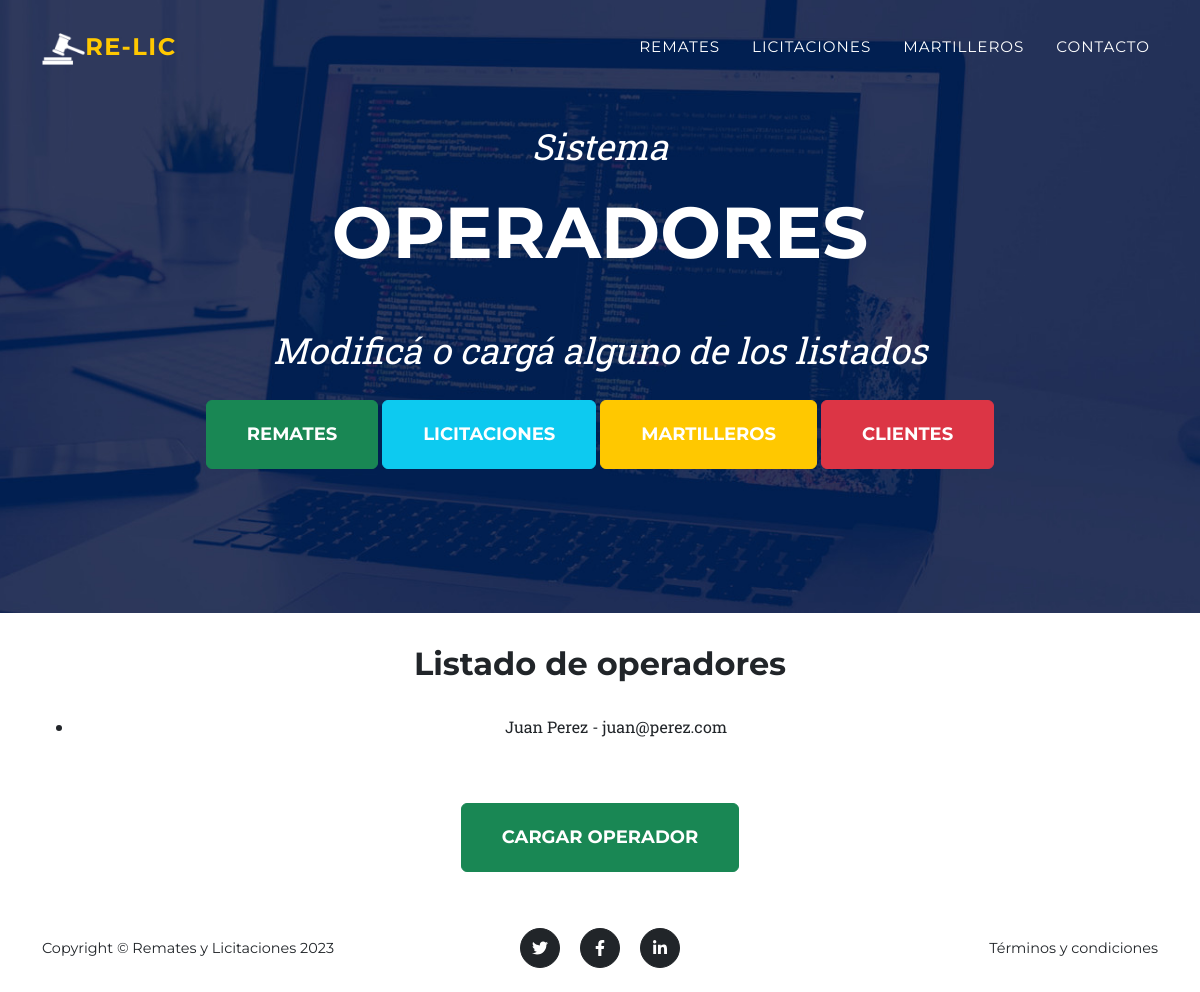
Page /Publicaciones/operadores/ on the earlier database version.
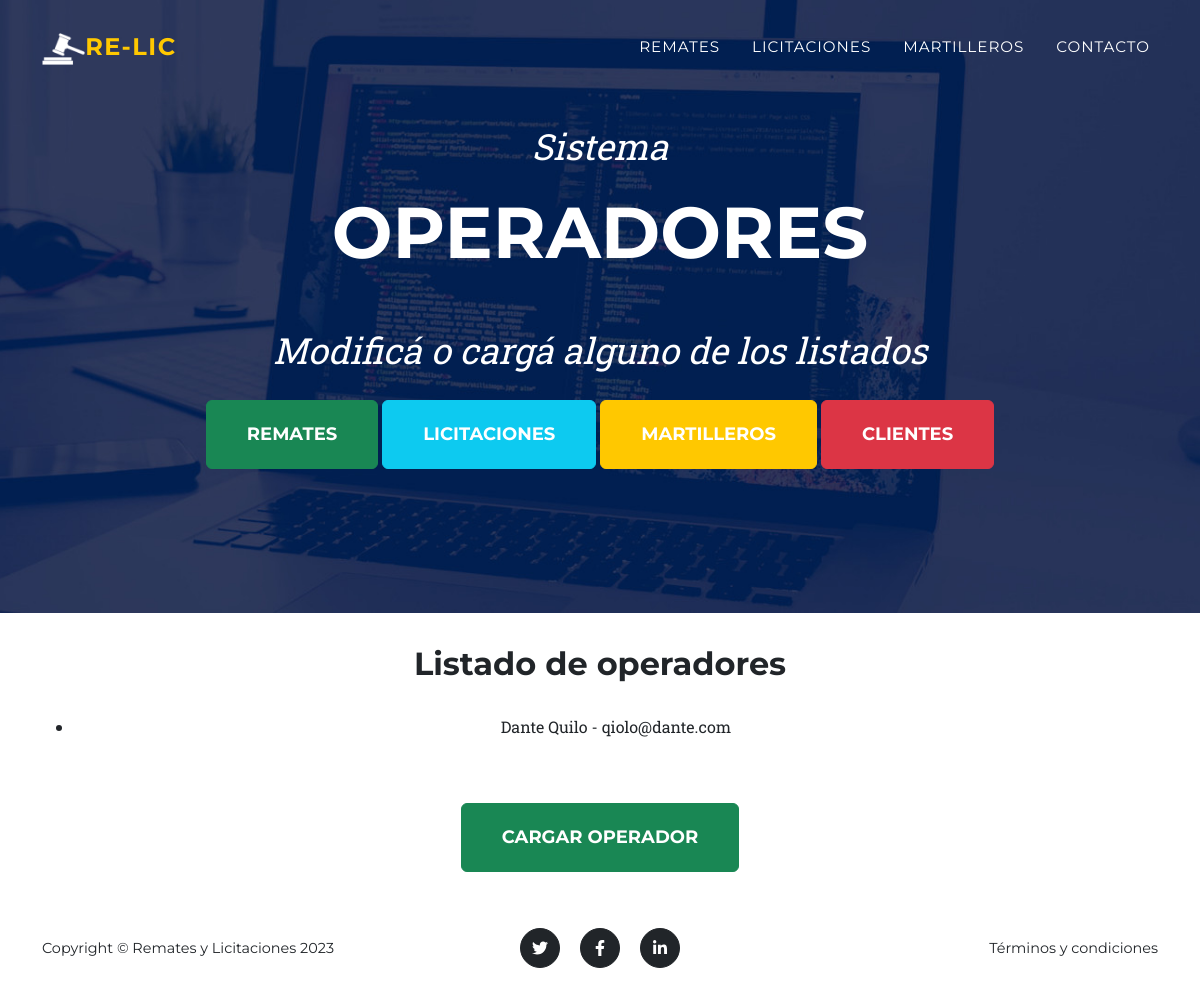
Same page on the later database version.
### Publicaciones/models.py (models this page shows, shortened)
class Operador(models.Model):
    nombre = models.CharField(max_length=50)
    apellido = models.CharField(max_length=50)
    email = models.EmailField()

### Publicaciones/views.py (the view)
# urls.py: path('operadores/', operadores, name='operadores'),
def operadores(request):
    lista_operadores=Operador.objects.all()
    return render(request,'operadores.html', {'listado_operadores':lista_operadores})

### Publicaciones/templates/operadores.html
{% extends "padre.html" %}
{% load static %}
{% block contenido_hero %}
<div class="masthead-subheading">Sistema</div>
<div class="masthead-heading text-uppercase">Operadores</div>
<div class="masthead-subheading">Modificá o cargá alguno de los listados</div>
<a class="btn btn-success btn-xl text-uppercase" href="{% url 'remates' %}">Remates</a>
<a class="btn btn-info btn-xl text-uppercase" href="{% url 'licitaciones' %}">Licitaciones</a>
<a class="btn btn-warning btn-xl text-uppercase" href="{% url 'martilleros' %}">Martilleros</a>
<a class="btn btn-danger btn-xl text-uppercase" href="{% url 'clientes' %}">Clientes</a>
{% endblock %}
{% block listado %}
<h2>Listado de operadores</h2>
<br>
<ul>
    {% for operador in listado_operadores %}
        <li>{{ operador.nombre }} {{ operador.apellido }} - {{ operador.email }}</li>
    {% endfor %}
</ul>
<br>
<br>
<a class="btn btn-success btn-xl text-uppercase" href="{% url 'carga_operadores' %}">Cargar operador</a>
{% endblock %}

Differences in the rows shown:
changed Operador: nombre "Juan" → "Dante"; apellido "Perez" → "Quilo"; email "juan@perez.com" → "qiolo@dante.com"
